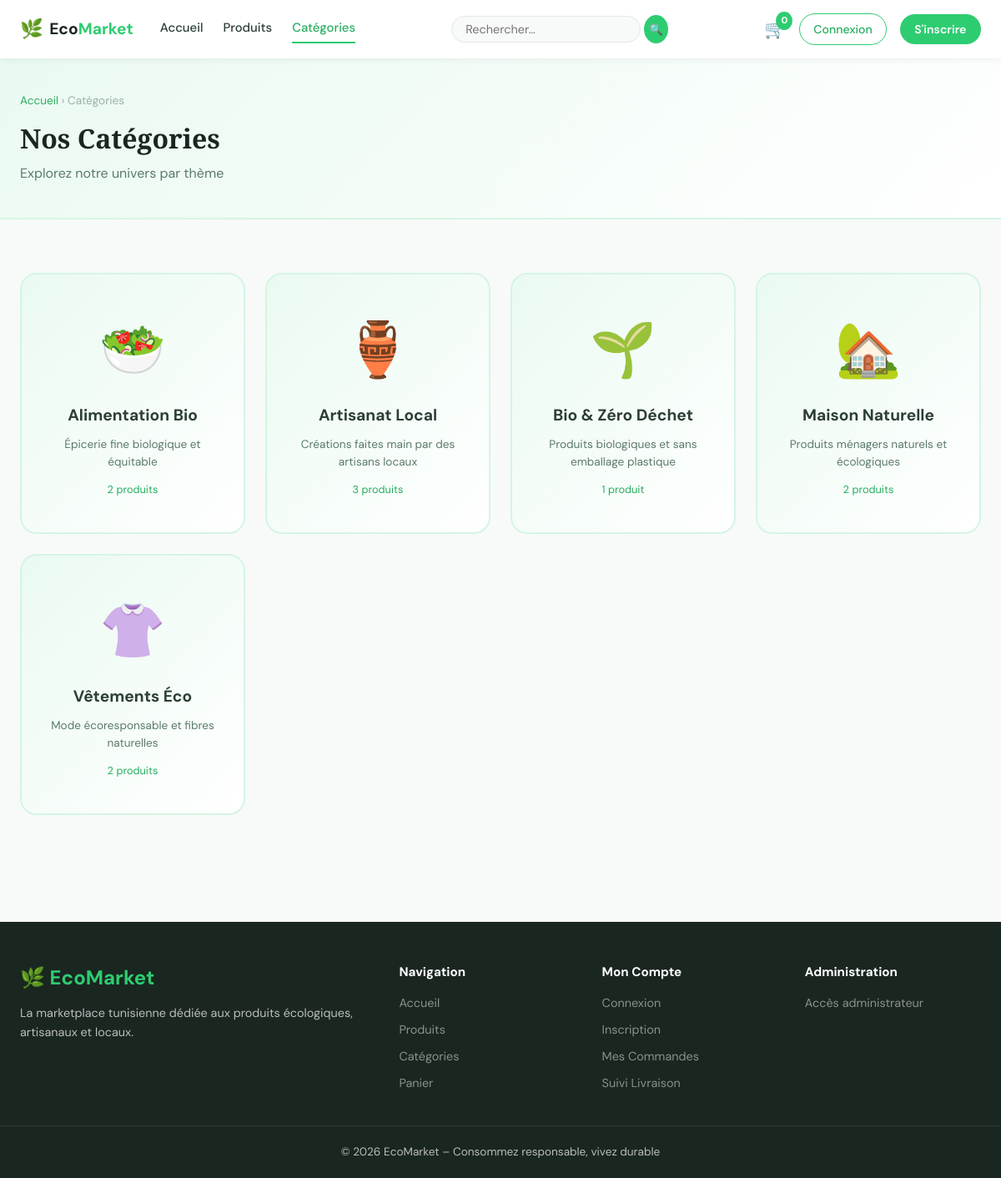
Page /pages/categories.php on the committed database.
### tables this page shows
CREATE TABLE `categories` (
  `id` int(10) UNSIGNED NOT NULL,
  `nom` varchar(100) NOT NULL,
  `description` text DEFAULT NULL,
  `icone` varchar(50) DEFAULT '?',
  `created_at` timestamp NOT NULL DEFAULT current_timestamp()
);

### includes/config.php (called while the page is built, shortened)
<?php
function e(string $v): string {
    return htmlspecialchars($v, ENT_QUOTES, 'UTF-8');
}

### pages/categories.php (the view, shortened to what this page needs)
<?php
require_once __DIR__ . '/../includes/config.php';
$pdo = getPDO();
$categories = $pdo->query("
    SELECT c.*, COUNT(p.id) AS nb_produits
    FROM categories c
    LEFT JOIN produits p ON p.categorie_id = c.id
    GROUP BY c.id
    ORDER BY c.nom
")->fetchAll();
include __DIR__ . '/../includes/header.php';
?>
<div class="page-header">
    <div class="container">
        <div class="breadcrumb"><a href="<?= SITE_URL ?>">Accueil</a> › Catégories</div>
        <h1>Nos Catégories</h1>
        <p>Explorez notre univers par thème</p>
    </div>
</div>
<section class="section">
<div class="container">
    <div class="categories-grid" style="grid-template-columns:repeat(auto-fill,minmax(250px,1fr));">
        <?php foreach ($categories as $cat): ?>
        <a href="produits.php?categorie=<?= $cat['id'] ?>" class="cat-card" style="padding:2.5rem 1.5rem;">
            <div class="cat-icon" style="font-size:4rem;"><?= e($cat['icone']) ?></div>
            <div class="cat-name" style="font-size:1.2rem;margin-bottom:.5rem;"><?= e($cat['nom']) ?></div>
            <?php if ($cat['description']): ?>
            <p style="font-size:.85rem;color:var(--gray-600);margin-bottom:.75rem;"><?= e($cat['description']) ?></p>
            <?php endif; ?>
            <div class="cat-count"><?= $cat['nb_produits'] ?> produit<?= $cat['nb_produits'] > 1 ? 's' : '' ?></div>
        </a>
        <?php endforeach; ?>
    </div>
</div>
</section>
<?php include __DIR__ . '/../includes/footer.php'; ?>

### assets/css/style.css (style rules this page uses)
:root { --green: #2ecc71; --green-dark: #27ae60; --green-light: #d5f5e3; --green-xlight:#eafaf1; --white: #ffffff; --gray-50: #f8faf9; --gray-100: #f0f4f2; --gray-200: #e2e8e4; --gray-400: #9ab3a4; --gray-600: #5a7a68; --gray-800: #2c3e35; --black: #1a2620; --radius: 12px; --radius-lg: 20px; --shadow-sm: 0 2px 8px rgba(0,0,0,.06); --shadow-md: 0 6px 24px rgba(0,0,0,.1); --shadow-lg: 0 16px 48px rgba(0,0,0,.14); --font-head: 'Playfair Display', Georgia, serif; --font-body: 'DM Sans', system-ui, sans-serif; --transition: all .25s ease; }
*, *::before, *::after { box-sizing: border-box; margin: 0; padding: 0; }
html { scroll-behavior: smooth; }
body { font-family: var(--font-body); font-size: 16px; color: var(--gray-800); background: var(--gray-50); line-height: 1.6; }
a { color: inherit; text-decoration: none; }
.container { max-width: 1200px; margin: 0 auto; padding: 0 1.5rem; }
.section { padding: 4rem 0; }
.categories-grid { display: grid; grid-template-columns: repeat(auto-fill, minmax(200px, 1fr)); gap: 1.5rem; }
.cat-card { background: linear-gradient(135deg, var(--green-xlight), var(--white)); border: 2px solid var(--green-light); border-radius: var(--radius-lg); padding: 2rem 1rem; text-align: center; transition: var(--transition); cursor: pointer; }
.cat-icon { font-size: 3rem; margin-bottom: .75rem; }
.cat-name { font-weight: 700; font-size: 1rem; color: var(--gray-800); }
.cat-count { font-size: .8rem; color: var(--green-dark); margin-top: .25rem; }
.page-header { background: linear-gradient(135deg, var(--green-xlight), var(--white)); border-bottom: 2px solid var(--green-light); padding: 2.5rem 0; }
.page-header h1 { font-family: var(--font-head); font-size: 2rem; color: var(--black); }
.page-header p { color: var(--gray-600); margin-top: .25rem; }
.breadcrumb { font-size: .85rem; color: var(--gray-400); margin-bottom: .5rem; }
.breadcrumb a { color: var(--green-dark); }

### rows in the picture
categories: icone "🥗", nom "Alimentation Bio", description "Épicerie fine biologique et équitable", nb_produits "2"
categories: icone "🏺", nom "Artisanat Local", description "Créations faites main par des artisans locaux", nb_produits "3"
categories: icone "🌱", nom "Bio & Zéro Déchet", description "Produits biologiques et sans emballage plastique", nb_produits "1"
categories: icone "🏡", nom "Maison Naturelle", description "Produits ménagers naturels et écologiques", nb_produits "2"
categories: icone "👚", nom "Vêtements Éco", description "Mode écoresponsable et fibres naturelles", nb_produits "2"

### other values in the picture
cartCount() "0"
